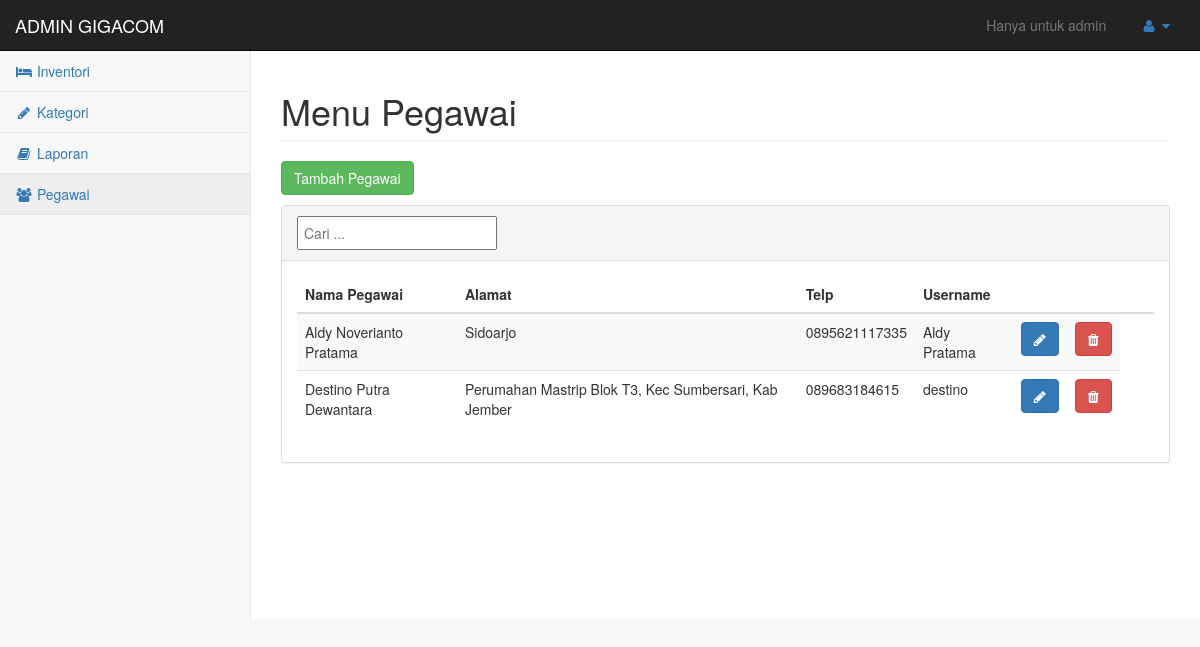
Page /admin/menu_pegawai.php (signed in) on the earlier database version.
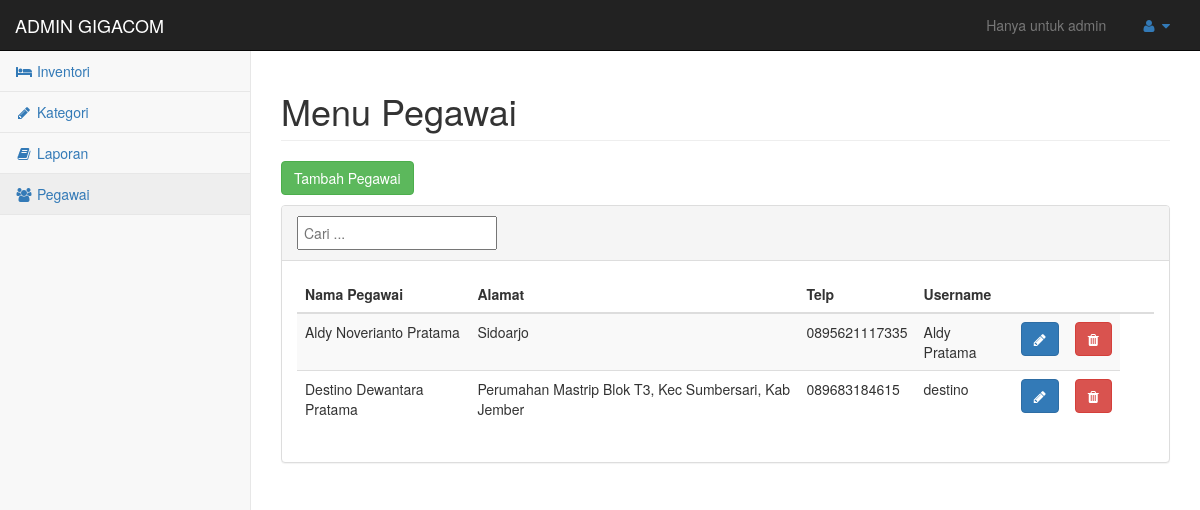
Same page on the later database version.
### tables this page shows
CREATE TABLE IF NOT EXISTS `pegawai` (
`id_pegawai` tinyint(4) NOT NULL,
  `nama` varchar(30) NOT NULL,
  `alamat` text NOT NULL,
  `telp` varchar(13) NOT NULL,
  `username` varchar(30) NOT NULL
);

### admin/menu_pegawai.php (the view, shortened to what this page needs)
<!DOCTYPE html>
<html lang="en">
<head>
    <link href="libs/bootstrap/css/bootstrap.min.css" rel="stylesheet">
    <link href="libs/metisMenu/metisMenu.min.css" rel="stylesheet">
    <link href="libs/sb-admin/css/sb-admin-2.css" rel="stylesheet">
    <link href="libs/font-awesome/css/font-awesome.min.css" rel="stylesheet" type="text/css">
</head>
<body>
    <div id="wrapper">
        <nav class="navbar navbar-inverse navbar-static-top" role="navigation" style="margin-bottom: 0;">
            <div class="navbar-header">
                <a class="navbar-brand" href="#">ADMIN GIGACOM</a>
            </div>
            <ul class="nav navbar-top-links navbar-right">
                <li class="disabled"><a href="#">Hanya untuk admin</a></li>
                <li class="dropdown">
                    <a class="dropdown-toggle" data-toggle="dropdown" href="#">
                        <i class="fa fa-user fa-fw"></i> <i class="fa fa-caret-down"></i>
                    </a>
                </li>
            </ul>
            <div class="navbar-default sidebar" role="navigation">
                <div class="sidebar-nav navbar-collapse">
                    <ul class="nav" id="side-menu">
                         <li><a href="inventori_admin.php"><i class="fa fa-bed fa-fw"></i> Inventori</a></li>
  <li><a href="kategori_admin.php" ><i class="fa fa-pencil fa-fw"></i> Kategori</a></li>
                        <li><a href="menu_laporan_admin.php"><i class="fa fa-book fa-fw"></i> Laporan</a></li>
                        <li><a class="active" href="menu_pegawai.php"><i class="fa fa-group fa-fw"></i> Pegawai</a></li>
                    </ul>
                </div>
            </div>
        </nav>
        <div id="page-wrapper">
            <div class="row">
                <div class="col-lg-12">
                    <h1 class="page-header">Menu Pegawai</h1>
                </div>
            </div>
            <div class="row">
                <div class="col-lg-12">
                    <p><a href="#modalTambah" class="btn btn-success" data-toggle="modal" aria-hidden="true">Tambah Pegawai</a></p>
                    <div class="panel panel-default">
                        <div class="panel-heading">
                            <input type="text" id="cari" placeholder="Cari ..." style="width: 200px; padding: 5px;">
                        </div>
                        <div class="panel-body">
                            <table class="table table-striped table table-hover">
                                <thead>
                                    <tr>
                                        <th>Nama Pegawai</th>
                                        <th>Alamat</th>
                                        <th>Telp</th>
                                        <th>Username</th>
                                        <th width="4%"></th>
                                        <th width="4%"></th>
                                        <th width="4%"></th>
                                    </tr>
                                </thead>
                                <tbody id="tableViewPegawai">
<?php
$res = mysql_query("SELECT * FROM pegawai WHERE username <> 'Owner' ORDER BY nama ASC");
while ( $row = mysql_fetch_assoc($res) ){
?>
                                    <tr>
                                        <td><?php echo $row['nama'];?></td>
                                        <td><?php echo $row['alamat'];?></td>
                                        <td><?php echo $row['telp'];?></td>
                                        <td><?php echo $row['username'];?></td>
                                        <td><a href="#modalUbahData" class="btn btn-primary" data-toggle="modal" title="Ubah Data" data-id="<?php echo $row['id_pegawai'];?>"><i class="fa fa-pencil"></i></a></td>
                                        <td><a href="php/hapusUser.php?id=<?php echo $row['username']; ?>" class="btn btn-danger" title="Hapus Pegawai"><i class="fa fa-trash"></i></a></td>
                                    </tr>
<?php
}
?>
                                </tbody>
                            </table>
                        </div>
                    </div>
                </div>
            </div>
        </div>
    </div>
</body>
</html>

Differences in the rows shown:
changed pegawai "Perumahan Mastrip Blok T3, Kec Sumbersari, Kab Jember": nama "Destino Putra Dewantara" → "Destino Dewantara Pratama"
